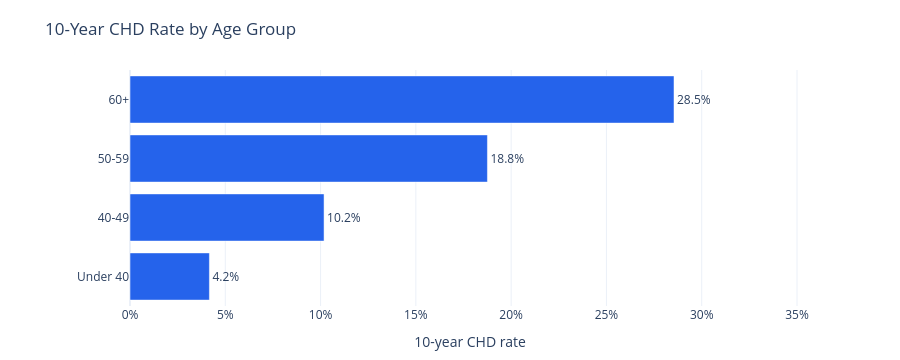
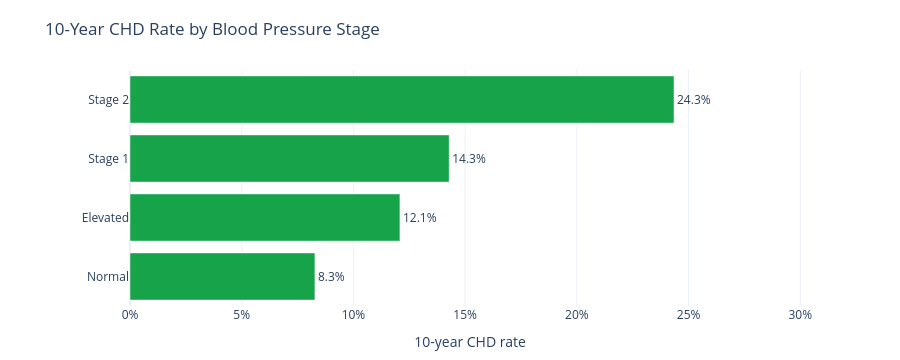
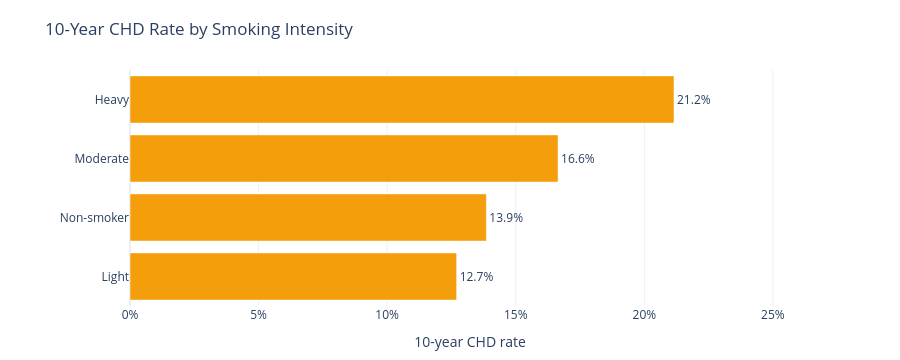

Notebook cell for these charts, in order:
### Code cell
def plot_segment_risk(data, segment_column, title, color, output_name):
    chart_data = data.copy()
    chart_data["chd_rate_label"] = chart_data["chd_rate"].map(lambda value: f"{value:.1%}")

    fig = px.bar(
        chart_data.sort_values("chd_rate"),
        x="chd_rate",
        y=segment_column,
        text="chd_rate_label",
        orientation="h",
        title=title,
        labels={segment_column: "", "chd_rate": "10-year CHD rate"},
    )
    fig.update_traces(marker_color=color, textposition="outside", cliponaxis=False)
    fig.update_xaxes(tickformat=".0%", range=[0, chart_data["chd_rate"].max() * 1.25])
    fig.update_yaxes(automargin=True)
    fig.update_layout(
        template="plotly_white",
        height=360,
        margin=dict(l=130, r=90, t=70, b=50),
    )
    fig.write_html(CHART_DIR / output_name)
    fig.show()


plot_segment_risk(
    risk_by_group,
    "age_group",
    "10-Year CHD Rate by Age Group",
    "#2563eb",
    "chd_rate_by_age_group.html",
)
plot_segment_risk(
    risk_by_bp,
    "bp_stage",
    "10-Year CHD Rate by Blood Pressure Stage",
    "#16a34a",
    "chd_rate_by_blood_pressure_stage.html",
)
plot_segment_risk(
    risk_by_smoking,
    "smoking_intensity",
    "10-Year CHD Rate by Smoking Intensity",
    "#f59e0b",
    "chd_rate_by_smoking_intensity.html",
)

### Figure 1 — Plotly figure (JSON) as saved in the notebook; plotly's stock layout.template omitted (floating-point values rounded to 4 significant figures)
{"data": [{"cliponaxis": false, "hovertemplate": "10-year CHD rate=%{x}<br>=%{y}<br>chd_rate_label=%{text}<extra></extra>", "legendgroup": "", "marker": {"color": "#2563eb", "pattern": {"shape": ""}}, "name": "", "orientation": "h", "showlegend": false, "text": ["4.2%", "10.2%", "18.8%", "28.5%"], "textposition": "outside", "type": "bar", "x": [0.04167, 0.1018, 0.1876, 0.2855], "xaxis": "x", "y": ["Under 40", "40-49", "50-59", "60+"], "yaxis": "y"}], "layout": {"barmode": "relative", "height": 360, "legend": {"tracegroupgap": 0}, "margin": {"b": 50, "l": 130, "r": 90, "t": 70}, "title": {"text": "10-Year CHD Rate by Age Group"}, "xaxis": {"anchor": "y", "domain": [0, 1], "range": [0, 0.3568], "tickformat": ".0%", "title": {"text": "10-year CHD rate"}}, "yaxis": {"anchor": "x", "automargin": true, "domain": [0, 1], "title": {"text": ""}}}}

### Figure 2 — Plotly figure (JSON) as saved in the notebook; plotly's stock layout.template omitted (floating-point values rounded to 4 significant figures)
{"data": [{"cliponaxis": false, "hovertemplate": "10-year CHD rate=%{x}<br>=%{y}<br>chd_rate_label=%{text}<extra></extra>", "legendgroup": "", "marker": {"color": "#16a34a", "pattern": {"shape": ""}}, "name": "", "orientation": "h", "showlegend": false, "text": ["8.3%", "12.1%", "14.3%", "24.3%"], "textposition": "outside", "type": "bar", "x": [0.08276, 0.1208, 0.1429, 0.2435], "xaxis": "x", "y": ["Normal", "Elevated", "Stage 1", "Stage 2"], "yaxis": "y"}], "layout": {"barmode": "relative", "height": 360, "legend": {"tracegroupgap": 0}, "margin": {"b": 50, "l": 130, "r": 90, "t": 70}, "title": {"text": "10-Year CHD Rate by Blood Pressure Stage"}, "xaxis": {"anchor": "y", "domain": [0, 1], "range": [0, 0.3043], "tickformat": ".0%", "title": {"text": "10-year CHD rate"}}, "yaxis": {"anchor": "x", "automargin": true, "domain": [0, 1], "title": {"text": ""}}}}

### Figure 3 — Plotly figure (JSON) as saved in the notebook; plotly's stock layout.template omitted (floating-point values rounded to 4 significant figures)
{"data": [{"cliponaxis": false, "hovertemplate": "10-year CHD rate=%{x}<br>=%{y}<br>chd_rate_label=%{text}<extra></extra>", "legendgroup": "", "marker": {"color": "#f59e0b", "pattern": {"shape": ""}}, "name": "", "orientation": "h", "showlegend": false, "text": ["12.7%", "13.9%", "16.6%", "21.2%"], "textposition": "outside", "type": "bar", "x": [0.127, 0.1386, 0.1665, 0.2115], "xaxis": "x", "y": ["Light", "Non-smoker", "Moderate", "Heavy"], "yaxis": "y"}], "layout": {"barmode": "relative", "height": 360, "legend": {"tracegroupgap": 0}, "margin": {"b": 50, "l": 130, "r": 90, "t": 70}, "title": {"text": "10-Year CHD Rate by Smoking Intensity"}, "xaxis": {"anchor": "y", "domain": [0, 1], "range": [0, 0.2644], "tickformat": ".0%", "title": {"text": "10-year CHD rate"}}, "yaxis": {"anchor": "x", "automargin": true, "domain": [0, 1], "title": {"text": ""}}}}
